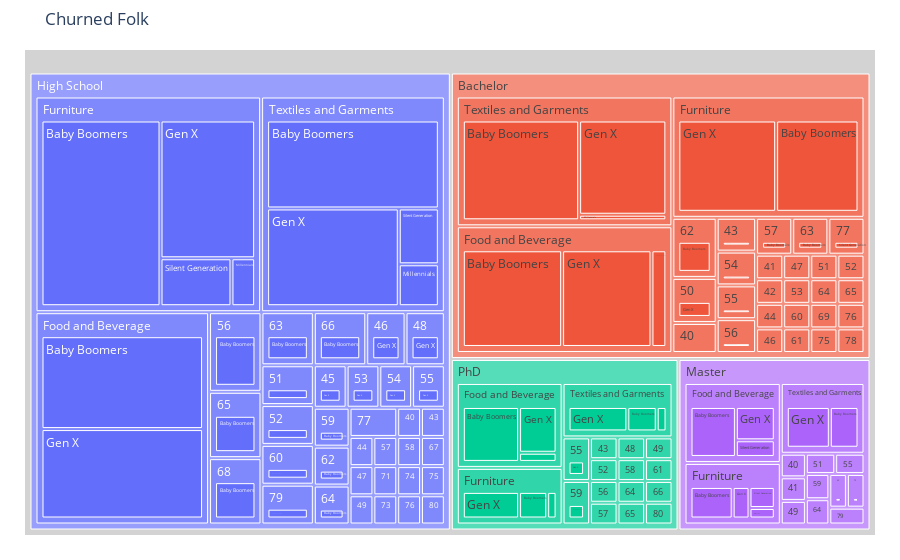
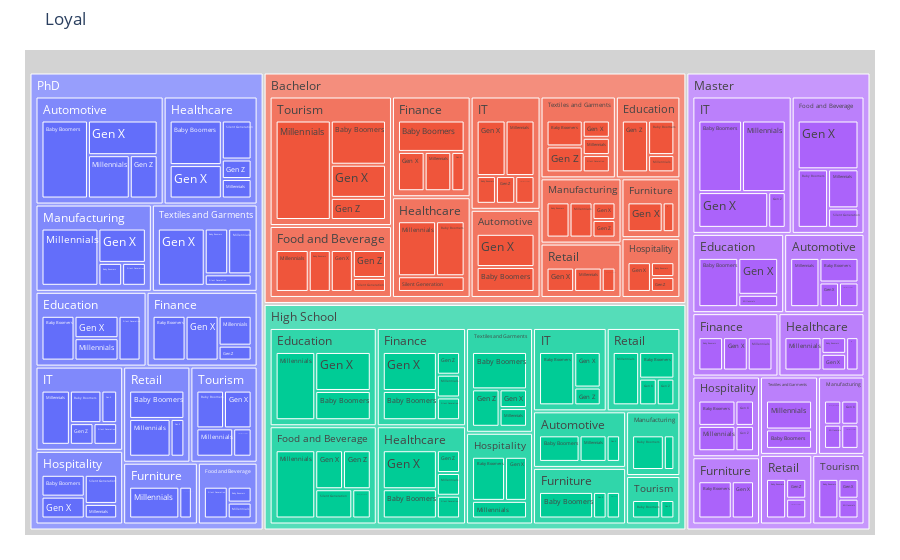
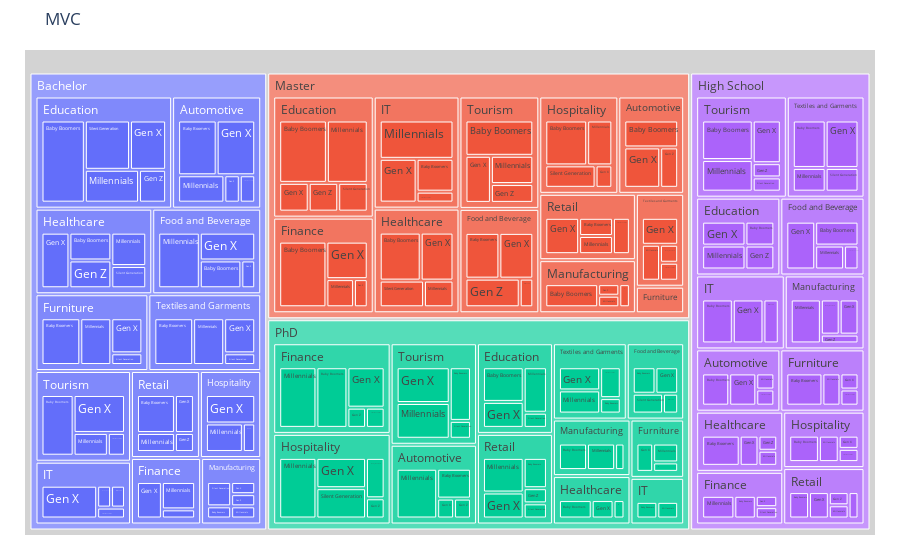
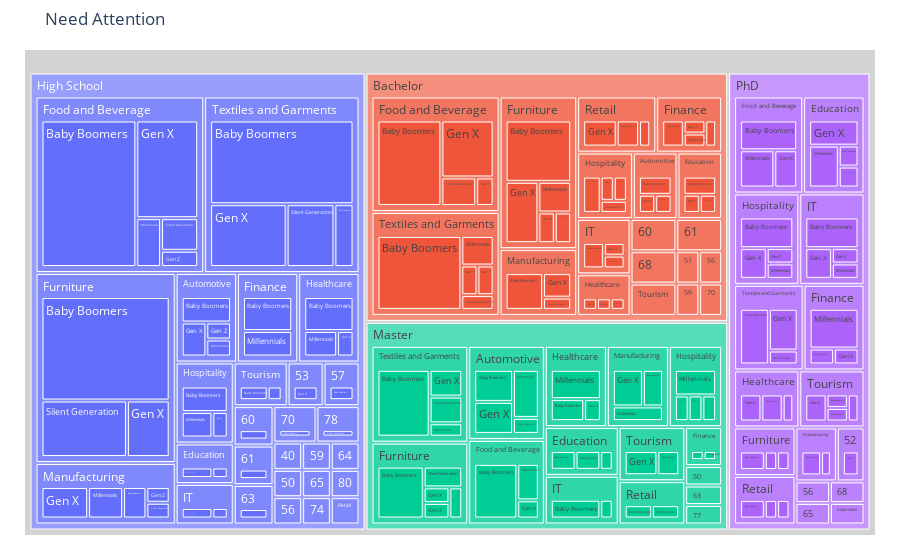

Source (notebook cell) for these figures, in order:
### Markdown cell above
## Show drill-down data or sub-segments

Feel free to add more entries to list variable `sub_segment_columns=['customerEducation', 'customerIndustry', 'customerGeneration']`

### Code cell
import plotly.express as px
import pandas as pd

segment_groups = df_customer_datamart.groupby('General_Segment')
for segment, segment_data in segment_groups:
    sub_segment_columns=['customerEducation', 'customerIndustry', 'customerGeneration']
    group_data = segment_data.groupby(sub_segment_columns).size().reset_index(name='count')
    group_data["all"] = segment # in order to have a single root node
    fig = px.treemap(group_data,path=sub_segment_columns, values='count', title=segment)
    fig.update_traces(root_color="lightgrey")
    fig.update_layout(margin = dict(t=50, l=25, r=25, b=25))
    fig.show()
    
for segment, segment_data in segment_groups:
    sub_segment_columns=['customerState']
    group_data = segment_data.groupby(sub_segment_columns).size().reset_index(name='count')
    group_data["all"] = segment # in order to have a single root node
    fig = px.treemap(group_data,path=sub_segment_columns, values='count', title=segment)
    fig.update_traces(root_color="lightgrey")
    fig.update_layout(margin = dict(t=50, l=25, r=25, b=25))
    fig.show()

### Figure 1 — Plotly figure (JSON) as saved in the notebook; plotly's stock layout.template omitted (floating-point values rounded to 4 significant figures; data arrays with more than 128 entries replaced by an {"elided": "..."} marker saying what was removed)
{"data": [{"branchvalues": "total", "domain": {"x": [0, 1], "y": [0, 1]}, "hovertemplate": "labels=%{label}<br>count=%{value}<br>parent=%{parent}<br>id=%{id}<extra></extra>", "ids": {"elided": "218 str values"}, "labels": {"elided": "218 str values"}, "name": "", "parents": {"elided": "218 str values"}, "root": {"color": "lightgrey"}, "type": "treemap", "values": {"elided": "218 int values"}}], "layout": {"legend": {"tracegroupgap": 0}, "margin": {"b": 25, "l": 25, "r": 25, "t": 50}, "title": {"text": "Churned Folk"}}}

### Figure 2 — Plotly figure (JSON) as saved in the notebook; plotly's stock layout.template omitted (floating-point values rounded to 4 significant figures; data arrays with more than 128 entries replaced by an {"elided": "..."} marker saying what was removed)
{"data": [{"branchvalues": "total", "domain": {"x": [0, 1], "y": [0, 1]}, "hovertemplate": "labels=%{label}<br>count=%{value}<br>parent=%{parent}<br>id=%{id}<extra></extra>", "ids": {"elided": "223 str values"}, "labels": {"elided": "223 str values"}, "name": "", "parents": {"elided": "223 str values"}, "root": {"color": "lightgrey"}, "type": "treemap", "values": {"elided": "223 int values"}}], "layout": {"legend": {"tracegroupgap": 0}, "margin": {"b": 25, "l": 25, "r": 25, "t": 50}, "title": {"text": "Loyal "}}}

### Figure 3 — Plotly figure (JSON) as saved in the notebook; plotly's stock layout.template omitted (floating-point values rounded to 4 significant figures; data arrays with more than 128 entries replaced by an {"elided": "..."} marker saying what was removed)
{"data": [{"branchvalues": "total", "domain": {"x": [0, 1], "y": [0, 1]}, "hovertemplate": "labels=%{label}<br>count=%{value}<br>parent=%{parent}<br>id=%{id}<extra></extra>", "ids": {"elided": "242 str values"}, "labels": {"elided": "242 str values"}, "name": "", "parents": {"elided": "242 str values"}, "root": {"color": "lightgrey"}, "type": "treemap", "values": {"elided": "242 int values"}}], "layout": {"legend": {"tracegroupgap": 0}, "margin": {"b": 25, "l": 25, "r": 25, "t": 50}, "title": {"text": "MVC"}}}

### Figure 4 — Plotly figure (JSON) as saved in the notebook; plotly's stock layout.template omitted (floating-point values rounded to 4 significant figures; data arrays with more than 128 entries replaced by an {"elided": "..."} marker saying what was removed)
{"data": [{"branchvalues": "total", "domain": {"x": [0, 1], "y": [0, 1]}, "hovertemplate": "labels=%{label}<br>count=%{value}<br>parent=%{parent}<br>id=%{id}<extra></extra>", "ids": {"elided": "262 str values"}, "labels": {"elided": "262 str values"}, "name": "", "parents": {"elided": "262 str values"}, "root": {"color": "lightgrey"}, "type": "treemap", "values": {"elided": "262 int values"}}], "layout": {"legend": {"tracegroupgap": 0}, "margin": {"b": 25, "l": 25, "r": 25, "t": 50}, "title": {"text": "Need Attention"}}}
